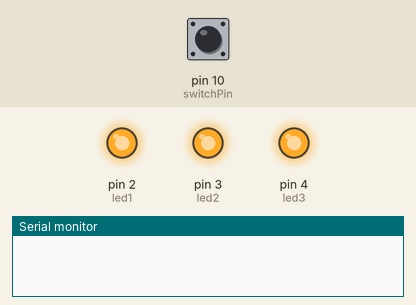
Bench run of a sketch on a simulated Arduino Uno, built with avr-gcc and run on an emulated ATmega328P. Shown: output pins drawn as LEDs (lit = HIGH), the last lines printed to the serial monitor. The test bench sets the inputs (shaded band); at power-on: pin 10 (switchPin) HIGH.

Above: at 1.2 s.
1.3 s: pin 10 (switchPin) pulsed LOW 5 times (0.12 s each, 0.3 s apart)
At 2.65 s:
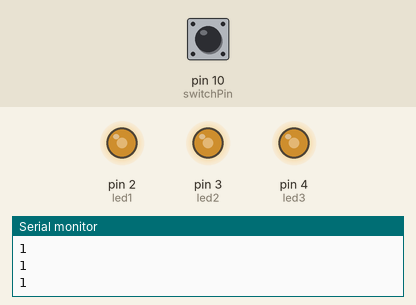
Timing chart, 0 to 4.3 s (numbered marks = the images above; inputs shaded):
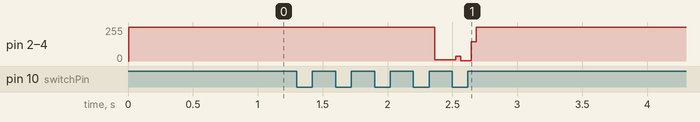

The sketch:

3LedSwitch.ino
```cpp
int switchPin = 10;
int led1 = 2;
int led2 = 3;
int led3 = 4;
boolean currentButton = false;
boolean lastButton = false;

boolean led1On = false;
boolean led2On = false;
boolean led3On = false;
boolean led4On = false;

int ledCount = 0;

long lastTime = 0;
long currentTime = 0;
long elapsed = 0;

void setup() {
  pinMode(switchPin, INPUT);
  pinMode(led1, OUTPUT);
  pinMode(led2, OUTPUT);
  pinMode(led3, OUTPUT);
  Serial.begin(9600);

}

void loop() {

  if (buttonPressed() && elapsed < 1000) {
    ledCount ++;
  }


  checkLights();
  lastButton = currentButton;

}

void checkLights() {
  switch (ledCount % 4) {

    case 0:
      turnOff(led1); turnOff(led2); turnOff(led3);
      Serial.println(true);
    case 1:
      turnOn(led1);
    case 2:
      turnOn(led2);
    case 3:
      turnOn(led3);
  }


}

void checkElapsed() {

  currentTime = millis();
  elapsed = currentTime - lastTime;

}

boolean buttonPressed() {
  //retrieves proper value for button press
  currentButton = debounce(lastButton);

  //if there is a change and button is currently pressed

  if (currentButton != lastButton && currentButton)   {
    checkElapsed();
    lastTime = currentTime;
    return true;
  }
  else {
    return false;
  }


}

void turnOff(int n) {
  digitalWrite(n, LOW);
}
void turnOn(int n) {
  digitalWrite(n, HIGH);
}


boolean debounce(boolean last) {
  boolean current = digitalRead(switchPin);
  if (current != last) {
    delay(5);
    current = digitalRead(switchPin);
  }
  return current;

}
```

Measured:
- after the input at 1.3 s, pin 2 (led1), pin 3 (led2), pin 4 (led3): 255/255 → 8/255 after 1.1 s, → 3/255 0.16 s later, → 255/255 0.12 s later
